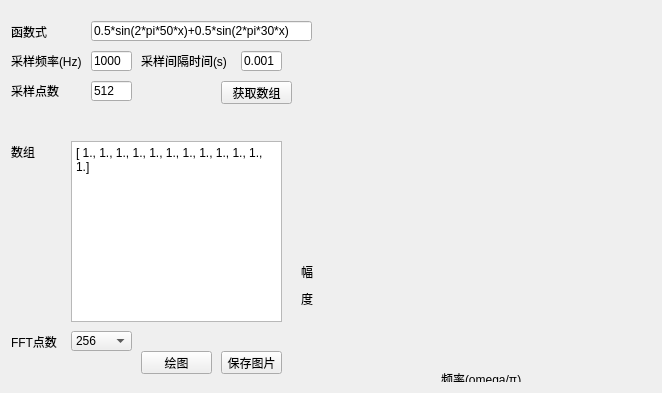
<?xml version="1.0" encoding="UTF-8"?>
<ui version="4.0">
 <class>Form</class>
 <widget class="QWidget" name="Form">
  <property name="geometry">
   <rect>
    <x>0</x>
    <y>0</y>
    <width>662</width>
    <height>393</height>
   </rect>
  </property>
  <property name="windowTitle">
   <string>简易FFT演示程序v0.4</string>
  </property>
  <layout class="QHBoxLayout">
   <item>
    <widget class="QWidget" name="widget" native="true">
     <widget class="QPushButton" name="plotBtn">
      <property name="geometry">
       <rect>
        <x>130</x>
        <y>340</y>
        <width>71</width>
        <height>23</height>
       </rect>
      </property>
      <property name="text">
       <string>绘图</string>
      </property>
     </widget>
     <widget class="QPushButton" name="save_figure_Button">
      <property name="geometry">
       <rect>
        <x>210</x>
        <y>340</y>
        <width>61</width>
        <height>23</height>
       </rect>
      </property>
      <property name="text">
       <string>保存图片</string>
      </property>
     </widget>
     <widget class="QLabel" name="label">
      <property name="geometry">
       <rect>
        <x>0</x>
        <y>10</y>
        <width>51</width>
        <height>21</height>
       </rect>
      </property>
      <property name="text">
       <string>函数式</string>
      </property>
     </widget>
     <widget class="QLabel" name="label_2">
      <property name="geometry">
       <rect>
        <x>0</x>
        <y>320</y>
        <width>71</width>
        <height>21</height>
       </rect>
      </property>
      <property name="text">
       <string>FFT点数</string>
      </property>
     </widget>
     <widget class="QLineEdit" name="funcexp">
      <property name="geometry">
       <rect>
        <x>80</x>
        <y>10</y>
        <width>221</width>
        <height>20</height>
       </rect>
      </property>
      <property name="text">
       <string>0.5*sin(2*pi*50*x)+0.5*sin(2*pi*30*x)</string>
      </property>
     </widget>
     <widget class="QTextEdit" name="data1">
      <property name="geometry">
       <rect>
        <x>60</x>
        <y>130</y>
        <width>211</width>
        <height>181</height>
       </rect>
      </property>
      <property name="html">
       <string>&lt;!DOCTYPE HTML PUBLIC &quot;-//W3C//DTD HTML 4.0//EN&quot; &quot;http://www.w3.org/TR/REC-html40/strict.dtd&quot;&gt;
&lt;html&gt;&lt;head&gt;&lt;meta name=&quot;qrichtext&quot; content=&quot;1&quot; /&gt;&lt;style type=&quot;text/css&quot;&gt;
p, li { white-space: pre-wrap; }
&lt;/style&gt;&lt;/head&gt;&lt;body style=&quot; font-family:'宋体'; font-size:9pt; font-weight:400; font-style:normal;&quot;&gt;
&lt;p style=&quot; margin-top:0px; margin-bottom:0px; margin-left:0px; margin-right:0px; -qt-block-indent:0; text-indent:0px;&quot;&gt;[ 1., 1., 1., 1., 1., 1., 1., 1., 1., 1., 1., 1.]&lt;/p&gt;&lt;/body&gt;&lt;/html&gt;</string>
      </property>
     </widget>
     <widget class="QLabel" name="label_3">
      <property name="geometry">
       <rect>
        <x>0</x>
        <y>130</y>
        <width>31</width>
        <height>21</height>
       </rect>
      </property>
      <property name="text">
       <string>数组</string>
      </property>
     </widget>
     <widget class="MPL_Widget" name="plotWidget" native="true">
      <property name="geometry">
       <rect>
        <x>300</x>
        <y>0</y>
        <width>361</width>
        <height>381</height>
       </rect>
      </property>
      <widget class="QLabel" name="label_6">
       <property name="geometry">
        <rect>
         <x>130</x>
         <y>360</y>
         <width>111</width>
         <height>16</height>
        </rect>
       </property>
       <property name="text">
        <string>频率(omega/π)</string>
       </property>
      </widget>
     </widget>
     <widget class="QComboBox" name="comboBox">
      <property name="geometry">
       <rect>
        <x>60</x>
        <y>320</y>
        <width>61</width>
        <height>20</height>
       </rect>
      </property>
      <property name="acceptDrops">
       <bool>false</bool>
      </property>
      <item>
       <property name="text">
        <string>256</string>
       </property>
      </item>
      <item>
       <property name="text">
        <string>512</string>
       </property>
      </item>
      <item>
       <property name="text">
        <string>1024</string>
       </property>
      </item>
      <item>
       <property name="text">
        <string>2048</string>
       </property>
      </item>
     </widget>
     <widget class="QLabel" name="label_4">
      <property name="geometry">
       <rect>
        <x>0</x>
        <y>40</y>
        <width>71</width>
        <height>20</height>
       </rect>
      </property>
      <property name="text">
       <string>采样频率(Hz)</string>
      </property>
     </widget>
     <widget class="QLabel" name="label_5">
      <property name="geometry">
       <rect>
        <x>0</x>
        <y>70</y>
        <width>61</width>
        <height>20</height>
       </rect>
      </property>
      <property name="text">
       <string>采样点数</string>
      </property>
     </widget>
     <widget class="QLineEdit" name="samplefreq">
      <property name="geometry">
       <rect>
        <x>80</x>
        <y>40</y>
        <width>41</width>
        <height>20</height>
       </rect>
      </property>
      <property name="text">
       <string>1000</string>
      </property>
     </widget>
     <widget class="QLineEdit" name="samplepoint">
      <property name="geometry">
       <rect>
        <x>80</x>
        <y>70</y>
        <width>41</width>
        <height>20</height>
       </rect>
      </property>
      <property name="text">
       <string>512</string>
      </property>
     </widget>
     <widget class="QPushButton" name="getdata_Button">
      <property name="geometry">
       <rect>
        <x>210</x>
        <y>70</y>
        <width>71</width>
        <height>23</height>
       </rect>
      </property>
      <property name="text">
       <string>获取数组</string>
      </property>
     </widget>
     <widget class="QLabel" name="label_8">
      <property name="geometry">
       <rect>
        <x>290</x>
        <y>280</y>
        <width>16</width>
        <height>16</height>
       </rect>
      </property>
      <property name="text">
       <string>度</string>
      </property>
     </widget>
     <widget class="QLabel" name="label_7">
      <property name="geometry">
       <rect>
        <x>290</x>
        <y>250</y>
        <width>21</width>
        <height>21</height>
       </rect>
      </property>
      <property name="text">
       <string>幅</string>
      </property>
     </widget>
     <widget class="QLineEdit" name="sample_period_time">
      <property name="geometry">
       <rect>
        <x>230</x>
        <y>40</y>
        <width>41</width>
        <height>20</height>
       </rect>
      </property>
      <property name="text">
       <string>0.001</string>
      </property>
     </widget>
     <widget class="QLabel" name="label_9">
      <property name="geometry">
       <rect>
        <x>130</x>
        <y>40</y>
        <width>101</width>
        <height>20</height>
       </rect>
      </property>
      <property name="text">
       <string>采样间隔时间(s)</string>
      </property>
     </widget>
    </widget>
   </item>
  </layout>
 </widget>
 <customwidgets>
  <customwidget>
   <class>MPL_Widget</class>
   <extends>QWidget</extends>
   <header>mpl_pyqt4_widget</header>
   <container>1</container>
  </customwidget>
 </customwidgets>
 <resources/>
 <connections/>
</ui>
